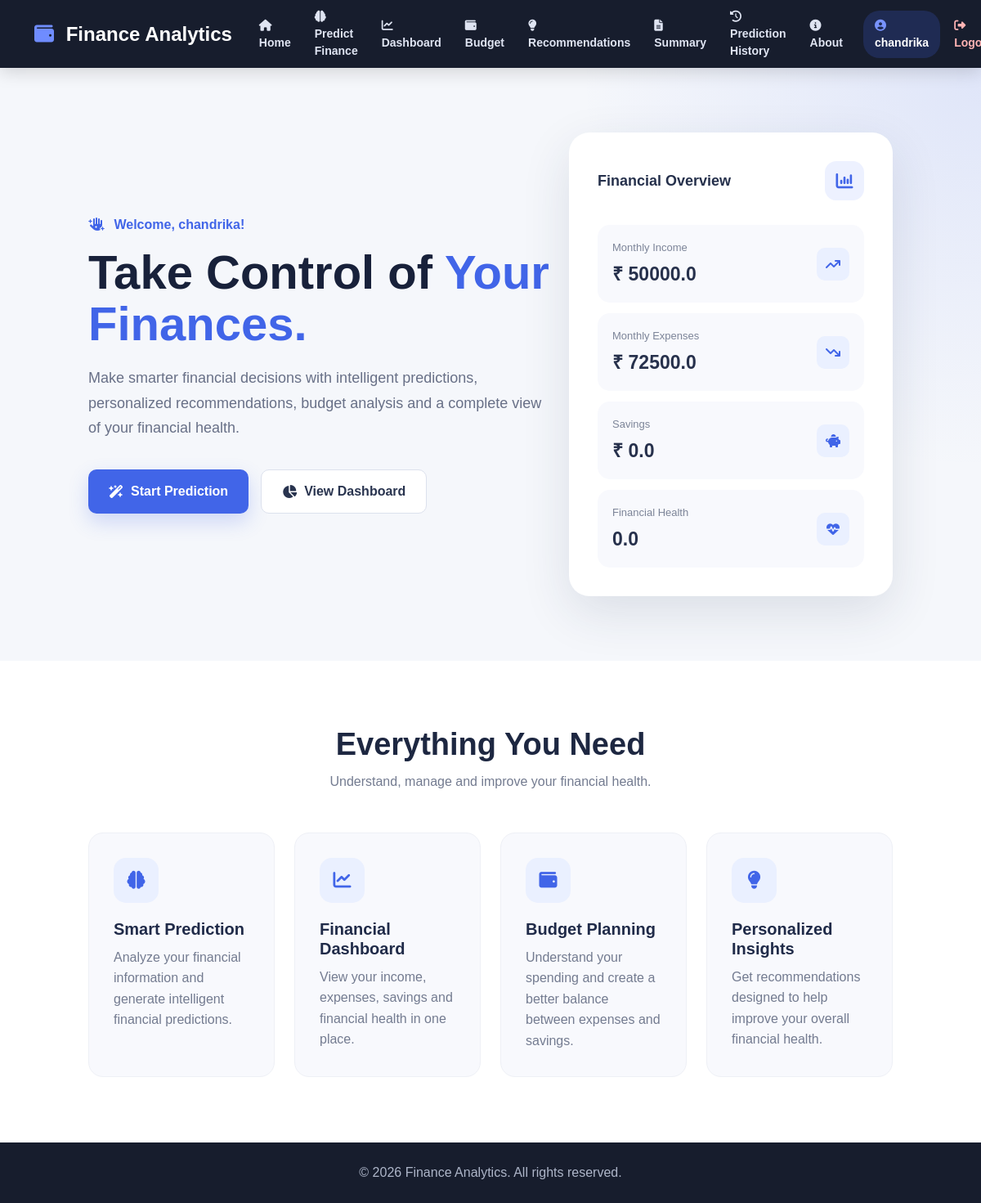
The page /home (signed in) on the database its author committed.
### tables this page shows
CREATE TABLE prediction_history (
            id INTEGER PRIMARY KEY AUTOINCREMENT,
            user_id INTEGER NOT NULL,
            created_at TEXT NOT NULL DEFAULT CURRENT_TIMESTAMP,
            transaction_history TEXT NOT NULL,
            monthly_income REAL NOT NULL,
            monthly_budget REAL NOT NULL,
            current_savings REAL NOT NULL,
            savings_goal REAL NOT NULL,
            rent REAL NOT NULL,
            food REAL NOT NULL,
            transport REAL NOT NULL,
            shopping REAL NOT NULL,
            bills REAL NOT NULL,
            entertainment REAL NOT NULL,
            emi REAL NOT NULL,
            other_expenses REAL NOT NULL,
            total_expenses REAL NOT NULL,
            budget_utilization REAL NOT NULL,
            predicted_savings REAL NOT NULL,
            remaining_budget REAL NOT NULL,
            budget_used_percent REAL NOT NULL,
            financial_score REAL NOT NULL,
            financial_category TEXT NOT NULL
        );

### app.py (the view)
@app.route("/home")
def home():
    if not is_logged_in():
        return redirect(
            url_for("login")
        )
    return render_template(
        "index.html",
        result=get_saved_result(
            session["user_id"]
        )
    )

### templates/index.html (shortened to what this page needs)
<!DOCTYPE html>
<html lang="en">
<head>
    <link
        href="https://cdn.jsdelivr.net/npm/bootstrap@5.3.3/dist/css/bootstrap.min.css"
        rel="stylesheet"
    >
    <link
        href="https://cdnjs.cloudflare.com/ajax/libs/font-awesome/6.5.2/css/all.min.css"
        rel="stylesheet"
    >
</head>
<body>
<nav class="navbar navbar-expand-lg">
    <div class="container-fluid">
        <a
            class="navbar-brand"
            href="{{ url_for('home') }}"
        >
            <i class="fas fa-wallet"></i>
            Finance Analytics
        </a>
        <div
            class="collapse navbar-collapse"
            id="mainNavbar"
        >
            <ul class="navbar-nav ms-auto">
                <li class="nav-item">
                    <a
                        class="nav-link"
                        href="{{ url_for('home') }}"
                    >
                        <i class="fas fa-house"></i>
                        Home
                    </a>
                </li>
                <li class="nav-item">
                    <a
                        class="nav-link"
                        href="{{ url_for('predict_page') }}"
                    >
                        <i class="fas fa-brain"></i>
                        Predict Finance
                    </a>
                </li>
                <li class="nav-item">
                    <a
                        class="nav-link"
                        href="{{ url_for('dashboard') }}"
                    >
                        <i class="fas fa-chart-line"></i>
                        Dashboard
                    </a>
                </li>
                <li class="nav-item">
                    <a
                        class="nav-link"
                        href="{{ url_for('budget') }}"
                    >
                        <i class="fas fa-wallet"></i>
                        Budget
                    </a>
                </li>
                <li class="nav-item">
                    <a
                        class="nav-link"
                        href="{{ url_for('recommendations') }}"
                    >
                        <i class="fas fa-lightbulb"></i>
                        Recommendations
                    </a>
                </li>
                <li class="nav-item">
                    <a
                        class="nav-link"
                        href="{{ url_for('summary') }}"
                    >
                        <i class="fas fa-file-lines"></i>
                        Summary
                    </a>
                </li>
                <li class="nav-item">
                    <a
                        class="nav-link"
                        href="{{ url_for('history') }}"
                    >
                        <i class="fas fa-clock-rotate-left"></i>
                        Prediction History
                    </a>
                </li>
                <li class="nav-item">
                    <a
                        class="nav-link"
                        href="{{ url_for('about') }}"
                    >
                        <i class="fas fa-circle-info"></i>
                        About
                    </a>
                </li>
                <li class="nav-item">
                    <a
                        class="nav-link user-name"
                        href="{{ url_for('account') }}"
                    >
                        <i class="fas fa-user-circle"></i>
                        {{ session.get('user_name', 'User') }}
                    </a>
                </li>
                <li class="nav-item">
                    <a
                        class="nav-link logout-link"
                        href="{{ url_for('logout') }}"
                    >
                        <i class="fas fa-right-from-bracket"></i>
                        Logout
                    </a>
                </li>
            </ul>
        </div>
    </div>
</nav>
<section class="hero">
    <div class="container-fluid">
        <div class="row align-items-center">
            <div class="col-lg-7">
                <div class="hero-content">
                    <div class="welcome">
                        <i class="fas fa-hand-sparkles"></i>
                        Welcome,
                        {{ session.get('user_name', 'User') }}!
                    </div>
                    <h1>
                        Take Control of
                        <span>
                            Your Finances.
                        </span>
                    </h1>
                    <p>
                        Make smarter financial decisions with
                        intelligent predictions, personalized
                        recommendations, budget analysis and
                        a complete view of your financial health.
                    </p>
                    <div class="hero-buttons">
                        <a
                            href="{{ url_for('predict_page') }}"
                            class="primary-btn"
                        >
                            <i
                                class="fas fa-wand-magic-sparkles"
                            ></i>
                            Start Prediction
                        </a>
                        <a
                            href="{{ url_for('dashboard') }}"
                            class="secondary-btn"
                        >
                            <i
                                class="fas fa-chart-pie"
                            ></i>
                            View Dashboard
                        </a>
                    </div>
                </div>
            </div>
            <div class="col-lg-5">
                <div class="finance-card">
                    <div class="finance-card-header">
                        <div class="finance-card-title">
                            Financial Overview
                        </div>
                        <div class="finance-card-icon">
                            <i
                                class="fas fa-chart-column"
                            ></i>
                        </div>
                    </div>
                    <div class="stat-box">
                        <div
                            class="d-flex justify-content-between align-items-center"
                        >
                            <div>
                                <div class="stat-label">
                                    Monthly Income
                                </div>
                                <div class="stat-value">
                                    {% if result and result.get('income') is not none %}
                                        ₹ {{ result.get('income') }}
                                    {% else %}
                                        —
                                    {% endif %}
                                </div>
                            </div>
                            <div class="stat-icon">
                                <i
                                    class="fas fa-arrow-trend-up"
                                ></i>
                            </div>
                        </div>
                    </div>
                    <div class="stat-box">
                        <div
                            class="d-flex justify-content-between align-items-center"
                        >
                            <div>
                                <div class="stat-label">
                                    Monthly Expenses
                                </div>
                                <div class="stat-value">
                                    {% if result and result.get('expenses') is not none %}
                                        ₹ {{ result.get('expenses') }}
                                    {% else %}
                                        —
                                    {% endif %}
                                </div>
                            </div>
                            <div class="stat-icon">
                                <i
                                    class="fas fa-arrow-trend-down"
                                ></i>
                            </div>
                        </div>
                    </div>
                    <div class="stat-box">
                        <div
                            class="d-flex justify-content-between align-items-center"
                        >
                            <div>
                                <div class="stat-label">
                                    Savings
                                </div>
                                <div class="stat-value">
                                    {% if result and result.get('savings') is not none %}
                                        ₹ {{ result.get('savings') }}
                                    {% else %}
                                        —
                                    {% endif %}
                                </div>
                            </div>
                            <div class="stat-icon">
                                <i
                                    class="fas fa-piggy-bank"
                                ></i>
                            </div>
                        </div>
                    </div>
                    <div class="stat-box">
                        <div
                            class="d-flex justify-content-between align-items-center"
                        >
                            <div>
                                <div class="stat-label">
                                    Financial Health
                                </div>
                                <div class="stat-value">
                                    {% if result and result.get('score') is not none %}
                                        {{ result.get('score') }}
                                    {% else %}
                                        —
                                    {% endif %}
                                </div>
                            </div>
                            <div class="stat-icon">
                                <i
                                    class="fas fa-heart-pulse"
                                ></i>
                            </div>
                        </div>
                    </div>
                </div>
            </div>
        </div>
    </div>
</section>
<section class="features">
    <div class="container-fluid">
        <div class="section-title">
            <h2>
                Everything You Need
            </h2>
            <p>
                Understand, manage and improve your
                financial health.
            </p>
        </div>
        <div class="row g-4">
            <div class="col-md-6 col-lg-3">
                <div class="feature-card">
                    <div class="feature-icon">
                        <i class="fas fa-brain"></i>
                    </div>
                    <h4>
                        Smart Prediction
                    </h4>
                    <p>
                        Analyze your financial information
                        and generate intelligent financial
                        predictions.
                    </p>
                </div>
            </div>
            <div class="col-md-6 col-lg-3">
                <div class="feature-card">
                    <div class="feature-icon">
                        <i class="fas fa-chart-line"></i>
                    </div>
                    <h4>
                        Financial Dashboard
                    </h4>
                    <p>
                        View your income, expenses, savings
                        and financial health in one place.
                    </p>
                </div>
            </div>
            <div class="col-md-6 col-lg-3">
                <div class="feature-card">
                    <div class="feature-icon">
                        <i class="fas fa-wallet"></i>
                    </div>
                    <h4>
                        Budget Planning
                    </h4>
                    <p>
                        Understand your spending and create
                        a better balance between expenses
                        and savings.
                    </p>
                </div>
            </div>
            <div class="col-md-6 col-lg-3">
                <div class="feature-card">
                    <div class="feature-icon">
                        <i class="fas fa-lightbulb"></i>
                    </div>
                    <h4>
                        Personalized Insights
                    </h4>
                    <p>
                        Get recommendations designed to
                        help improve your overall financial
                        health.
                    </p>
                </div>
            </div>
        </div>
    </div>
</section>
<footer>
    <p>
        © 2026 Finance Analytics.
        All rights reserved.
    </p>
</footer>
</body>
</html>

### rows shown on the page
prediction_history: get "50000.0", get "72500.0", get "0.0"

### other values the page prints
{{ session.get('user_name', 'User') }} "chandrika"
